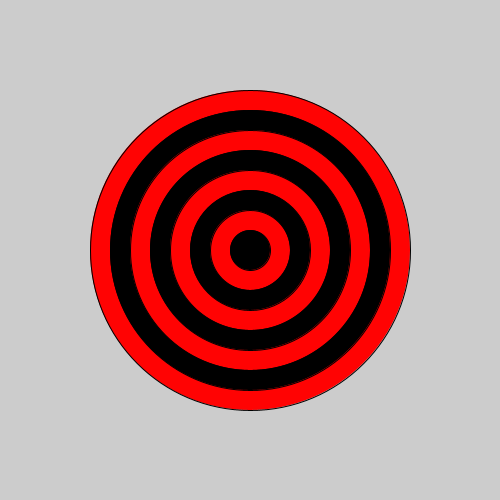
Frame 1 (no input)
Frame 60 (the mouse pressed at the canvas centre just before this capture): identical to frame 1, image omitted
Frame 120 (the mouse held since frame 60 and released just before this capture): identical to frame 1, image omitted

The Processing sketch that drew this single still picture (run headless with seeded random() and noise(); from frame 60 on, the mouse is pressed at the canvas centre):

// Processing sketch: bullseye
// ── bullseye.pde
void setup(){
  size(500,500);


for (int i = 8; i > 0; i--) {
  if (i%2==0){
    fill(#FF0303);
    
  }else{ fill(#000000);
  }
  ellipse(250,250,i*40, i*40);
}
}
void draw(){
}
